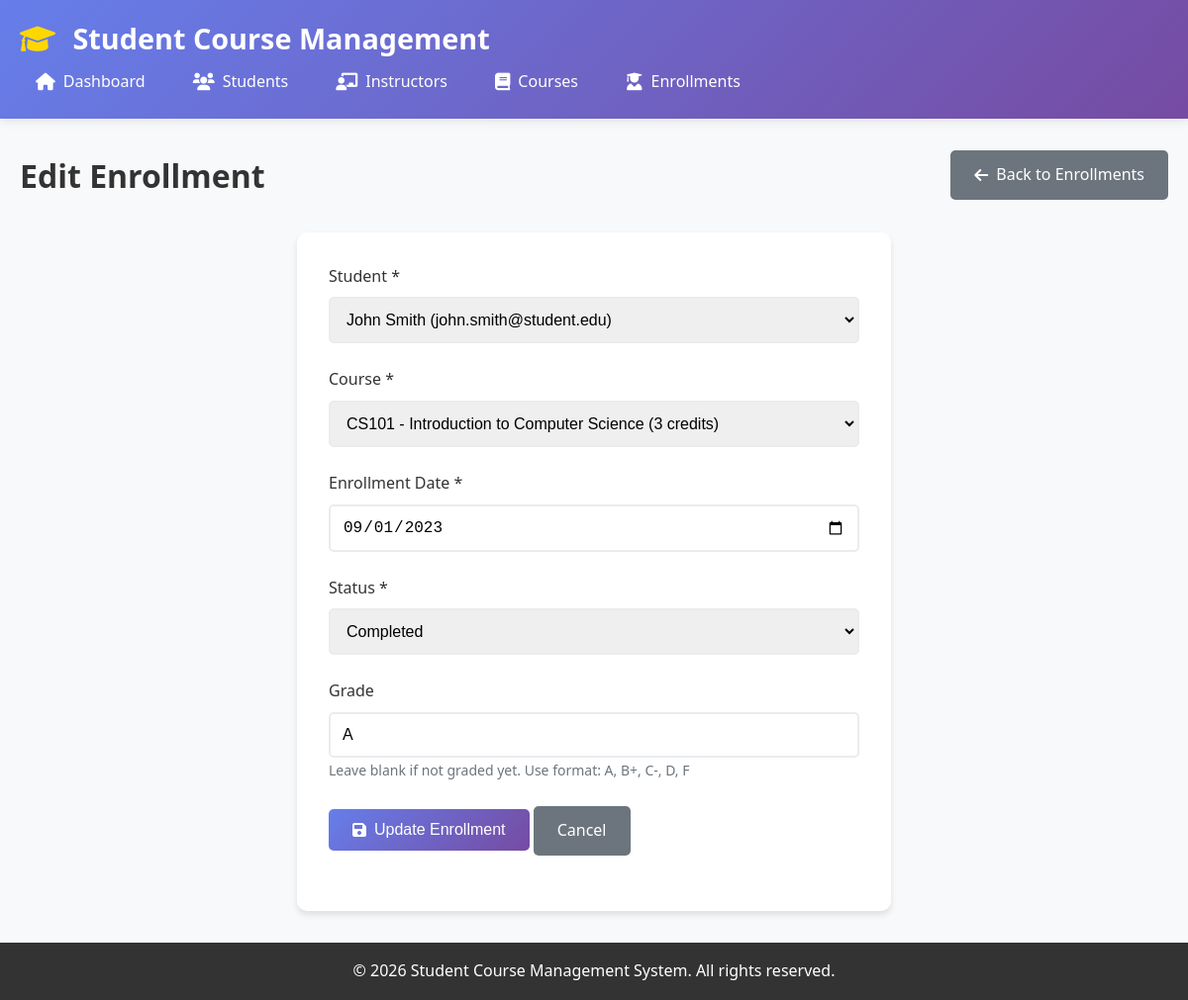
Screenshot of /pages/enrollments/edit.php?id=1 with the database file from the repository.
### tables this page shows
CREATE TABLE enrollments (
    enrollment_id INT AUTO_INCREMENT PRIMARY KEY,
    student_id INT NOT NULL,
    course_id INT NOT NULL,
    enrollment_date DATE DEFAULT CURRENT_DATE,
    grade CHAR(2) DEFAULT NULL,
    status ENUM('enrolled', 'completed', 'dropped') DEFAULT 'enrolled',
    created_at TIMESTAMP DEFAULT CURRENT_TIMESTAMP,
    updated_at TIMESTAMP DEFAULT CURRENT_TIMESTAMP ON UPDATE CURRENT_TIMESTAMP,
    FOREIGN KEY (student_id) REFERENCES students(student_id) ON DELETE CASCADE,
    FOREIGN KEY (course_id) REFERENCES courses(course_id) ON DELETE CASCADE,
    UNIQUE KEY unique_enrollment (student_id, course_id)
);

CREATE TABLE students (
    student_id INT AUTO_INCREMENT PRIMARY KEY,
    first_name VARCHAR(50) NOT NULL,
    last_name VARCHAR(50) NOT NULL,
    email VARCHAR(100) UNIQUE NOT NULL,
    phone VARCHAR(15),
    date_of_birth DATE,
    enrollment_date DATE DEFAULT CURRENT_DATE,
    created_at TIMESTAMP DEFAULT CURRENT_TIMESTAMP,
    updated_at TIMESTAMP DEFAULT CURRENT_TIMESTAMP ON UPDATE CURRENT_TIMESTAMP
);

CREATE TABLE courses (
    course_id INT AUTO_INCREMENT PRIMARY KEY,
    course_code VARCHAR(10) UNIQUE NOT NULL,
    course_name VARCHAR(100) NOT NULL,
    credits INT NOT NULL,
    instructor_id INT,
    description TEXT,
    created_at TIMESTAMP DEFAULT CURRENT_TIMESTAMP,
    updated_at TIMESTAMP DEFAULT CURRENT_TIMESTAMP ON UPDATE CURRENT_TIMESTAMP,
    FOREIGN KEY (instructor_id) REFERENCES instructors(instructor_id) ON DELETE SET NULL
);

### config/database.php (called while the page is built, shortened)
<?php
class Database {
    private static $instance = null;
    private $connection;
    private function __construct() {
        try {
            $dsn = "mysql:host=" . DB_HOST . ";dbname=" . DB_NAME . ";charset=" . DB_CHARSET;
            $options = [
                PDO::ATTR_ERRMODE => PDO::ERRMODE_EXCEPTION,
                PDO::ATTR_DEFAULT_FETCH_MODE => PDO::FETCH_ASSOC,
                PDO::ATTR_EMULATE_PREPARES => false,
            ];
            $this->connection = new PDO($dsn, DB_USER, DB_PASS, $options);
        } catch (PDOException $e) {
            error_log("Database connection failed: " . $e->getMessage());
            throw new Exception("Database connection failed. Please try again later.");
        }
    }
    public static function getInstance() {
        if (self::$instance === null) {
            self::$instance = new self();
        }
        return self::$instance;
    }
    public function query($sql, $params = []) {
        try {
            $stmt = $this->connection->prepare($sql);
            $stmt->execute($params);
            return $stmt;
        } catch (PDOException $e) {
            error_log("Database query failed: " . $e->getMessage());
            throw new Exception("Database operation failed. Please try again.");
        }
    }
}
function getDB() {
    return Database::getInstance();
}
?>

### pages/enrollments/edit.php (the view, shortened to what this page needs)
<?php
require_once '../../includes/header.php';
$enrollment_id = isset($_GET['id']) ? (int)$_GET['id'] : 0;
try {
    $db = getDB();
    $stmt = $db->query("SELECT * FROM enrollments WHERE enrollment_id = ?", [$enrollment_id]);
    $enrollment = $stmt->fetch();
    $stmt = $db->query("SELECT student_id, first_name, last_name, email FROM students ORDER BY last_name, first_name");
    $students = $stmt->fetchAll();
    $stmt = $db->query("SELECT course_id, course_code, course_name, credits FROM courses ORDER BY course_code");
    $courses = $stmt->fetchAll();
} catch (Exception $e) {
    header('Location: index.php');
    exit;
}
?>
<div class="page-header">
    <h1 class="page-title">Edit Enrollment</h1>
    <a href="index.php" class="btn btn-secondary">
        <i class="fas fa-arrow-left"></i> Back to Enrollments
    </a>
</div>
<div class="form-container">
    <form method="POST" data-validate>
        <div class="form-group">
            <label for="student_id" class="form-label">Student *</label>
            <select id="student_id" name="student_id" class="form-control" required>
                <?php foreach ($students as $student): ?>
                    <option value="<?php echo $student['student_id']; ?>"
                            <?php echo $enrollment['student_id'] == $student['student_id'] ? 'selected' : ''; ?>>
                        <?php echo htmlspecialchars($student['first_name'] . ' ' . $student['last_name'] .
                                                   ' (' . $student['email'] . ')'); ?>
                    </option>
                <?php endforeach; ?>
            </select>
        </div>
        <div class="form-group">
            <label for="course_id" class="form-label">Course *</label>
            <select id="course_id" name="course_id" class="form-control" required>
                <?php foreach ($courses as $course): ?>
                    <option value="<?php echo $course['course_id']; ?>"
                            <?php echo $enrollment['course_id'] == $course['course_id'] ? 'selected' : ''; ?>>
                        <?php echo htmlspecialchars($course['course_code'] . ' - ' . $course['course_name'] .
                                                   ' (' . $course['credits'] . ' credits)'); ?>
                    </option>
                <?php endforeach; ?>
            </select>
        </div>
        <div class="form-group">
            <label for="enrollment_date" class="form-label">Enrollment Date *</label>
            <input type="date" id="enrollment_date" name="enrollment_date" class="form-control"
                   value="<?php echo htmlspecialchars($enrollment['enrollment_date']); ?>" required>
        </div>
        <div class="form-group">
            <label for="status" class="form-label">Status *</label>
            <select id="status" name="status" class="form-control" required>
                <option value="completed" <?php echo $enrollment['status'] === 'completed' ? 'selected' : ''; ?>>Completed</option>
            </select>
        </div>
        <div class="form-group">
            <label for="grade" class="form-label">Grade</label>
            <input type="text" id="grade" name="grade" class="form-control"
                   value="<?php echo htmlspecialchars($enrollment['grade']); ?>"
                   placeholder="A, B+, C-, etc." maxlength="2">
            <small class="form-text">Leave blank if not graded yet. Use format: A, B+, C-, D, F</small>
        </div>
        <div class="form-group">
            <button type="submit" class="btn btn-primary">
                <i class="fas fa-save"></i> Update Enrollment
            </button>
            <a href="index.php" class="btn btn-secondary">Cancel</a>
        </div>
    </form>
</div>
<?php require_once '../../includes/footer.php'; ?>

### css/style.css (style rules this page uses)
* { margin: 0; padding: 0; box-sizing: border-box; }
body { font-family: 'Segoe UI', Tahoma, Geneva, Verdana, sans-serif; line-height: 1.6; color: #333; background-color: #f8f9fa; }
.page-header { display: flex; justify-content: space-between; align-items: center; margin-bottom: 2rem; flex-wrap: wrap; gap: 1rem; }
.page-title { font-size: 2rem; color: #333; margin: 0; }
.btn { display: inline-flex; align-items: center; gap: 0.5rem; padding: 0.75rem 1.5rem; border: none; border-radius: 5px; text-decoration: none; font-size: 1rem; font-weight: 500; cursor: pointer; transition: all 0.3s ease; text-align: center; }
.btn-primary { background: linear-gradient(135deg, #667eea 0%, #764ba2 100%); color: white; }
.btn-secondary { background: #6c757d; color: white; }
.form-container { background: white; padding: 2rem; border-radius: 10px; box-shadow: 0 4px 6px rgba(0,0,0,0.1); max-width: 600px; margin: 0 auto; }
.form-group { margin-bottom: 1.5rem; }
.form-label { display: block; margin-bottom: 0.5rem; font-weight: 500; color: #333; }
.form-control { width: 100%; padding: 0.75rem; border: 2px solid #e9ecef; border-radius: 5px; font-size: 1rem; transition: border-color 0.3s ease; }
.form-text { color: #6c757d; font-size: 0.875rem; margin-top: 0.25rem; }

### rows the page displays
enrollments: student_id "John Smith (john.smith@student.edu)", course_id "CS101 - Introduction to Computer Science (3 credits)", enrollment_date "09/01/2023", status "Completed", grade "A"
